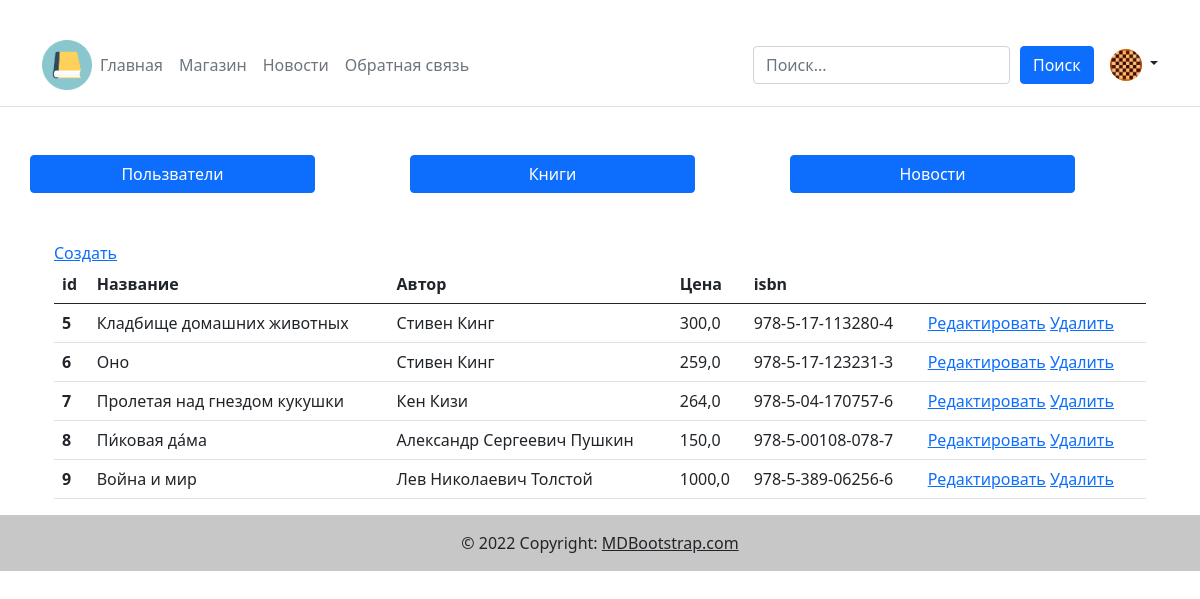
Before: /moderator/moderator_book/ (signed in) with the older database file.
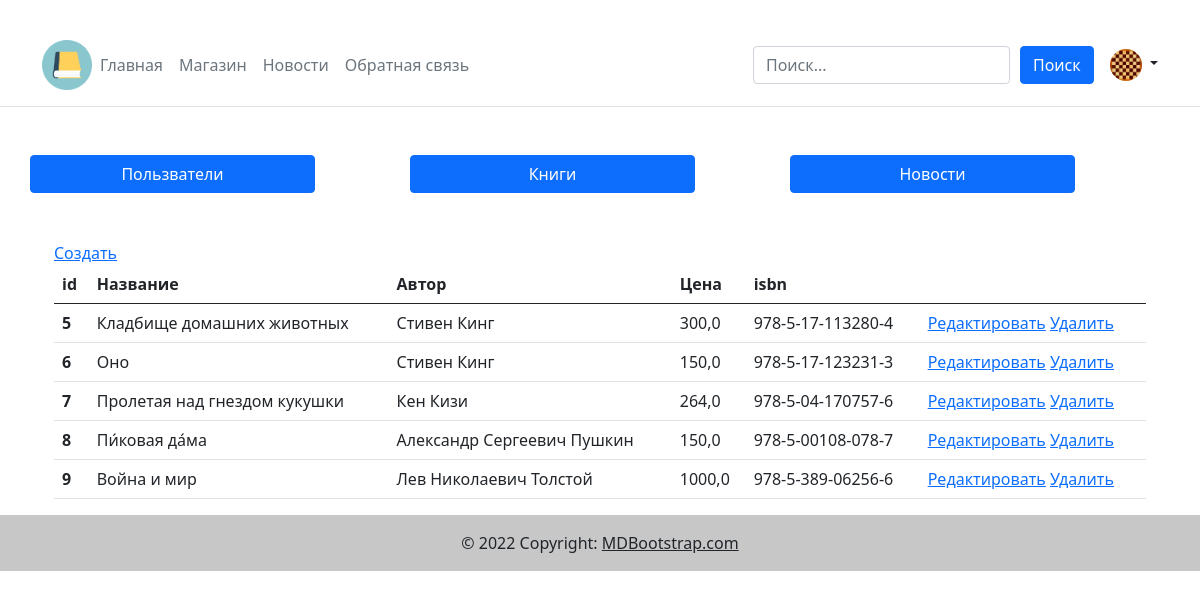
After: the same page with the newer database file.
### main/models.py (models this page shows, shortened)
class book (models.Model):
    objects = None
    title = models.CharField(max_length=255, verbose_name = "Названеи книги")
    isbn = models.CharField(null = True, blank = True, max_length=255, verbose_name = "isbn")
    photo = models.ImageField(upload_to="photo/book/%Y/%m/%d/", verbose_name = "Фотография книги")
    description = models.TextField(blank=True, verbose_name = "Описание книги")
    time_create = models.DateTimeField(auto_now_add=True, verbose_name = "Дата публикации книги")
    is_published = models.BooleanField(default=True, verbose_name = "Публикация")
    price = models.FloatField(verbose_name = "Цена")
    Author = models.ForeignKey(Author_of_the_book, null = True, blank = True, verbose_name = "Автор",on_delete = models.CASCADE)
    genre = models.ForeignKey(genre_of_the_book, null = False, blank = True, verbose_name = "Кагория книги",on_delete = models.CASCADE)

class Author_of_the_book(models.Model):
    objects = None
    name = models.CharField(max_length=255, verbose_name = "Имя автора")
    photo = models.ImageField(upload_to="photo/author/%Y/%m/%d/", verbose_name = "Фотография автора")
    description = models.TextField(blank=True, verbose_name = "Описание книги")
    def __str__(self):
        return self.name

### moderator/views.py (the view)
# urls.py: path('moderator_book/', views.moderator_book, name='moderator_book'),
def moderator_book(request):
    books = book.objects.all()
    if request.user.is_authenticated:
        photo_user=profile.objects.filter(user = request.user)
    else:
        photo_user = ""
    context = {
        'books':books,
        'photo_user':photo_user,
        }
    return render(request,"moderator/moderator_book.html",context = context)

### moderator/templates/moderator/moderator_book.html (shortened to what this page needs)
﻿{% extends 'base.html' %}
{% block content %}
    {% include 'menu_moderator.html'%}
    <div class="container mt-5">
        <a href="{% url "moderator:create_book"%}">Создать</a>
        <table class="table">
            <thead>
                <tr>
                    <th scope="col">id</th>
                    <th scope="col">Название</th>
                    <th scope="col">Автор</th>
                    <th scope="col">Цена</th>
                    <th scope="col">isbn</th>
                    <th scope="col"></th>
                </tr>
            </thead>
            <tbody>
            {% for ad in books %}
                <tr>
                    <th scope="row">{{ad.pk}}</th>
                    <td>{{ad.title}}</td>
                    <td>{{ad.Author}}</td>
                    <td>{{ad.price}}</td>
                    <td>{{ad.isbn}}</td>
                    <td>
                        <a href="{% url "moderator:edit_book" ad.id %}">Редактировать</a>
                        <a href="{% url "moderator:delete_book" ad.id %}">Удалить</a>
                    </td>
                </tr>
                {% endfor %}
            </tbody>
        </table>
    </div>
{% endblock %}

Changed rows visible on the page:
changed book "Оно": price "259,0" → "150,0"
